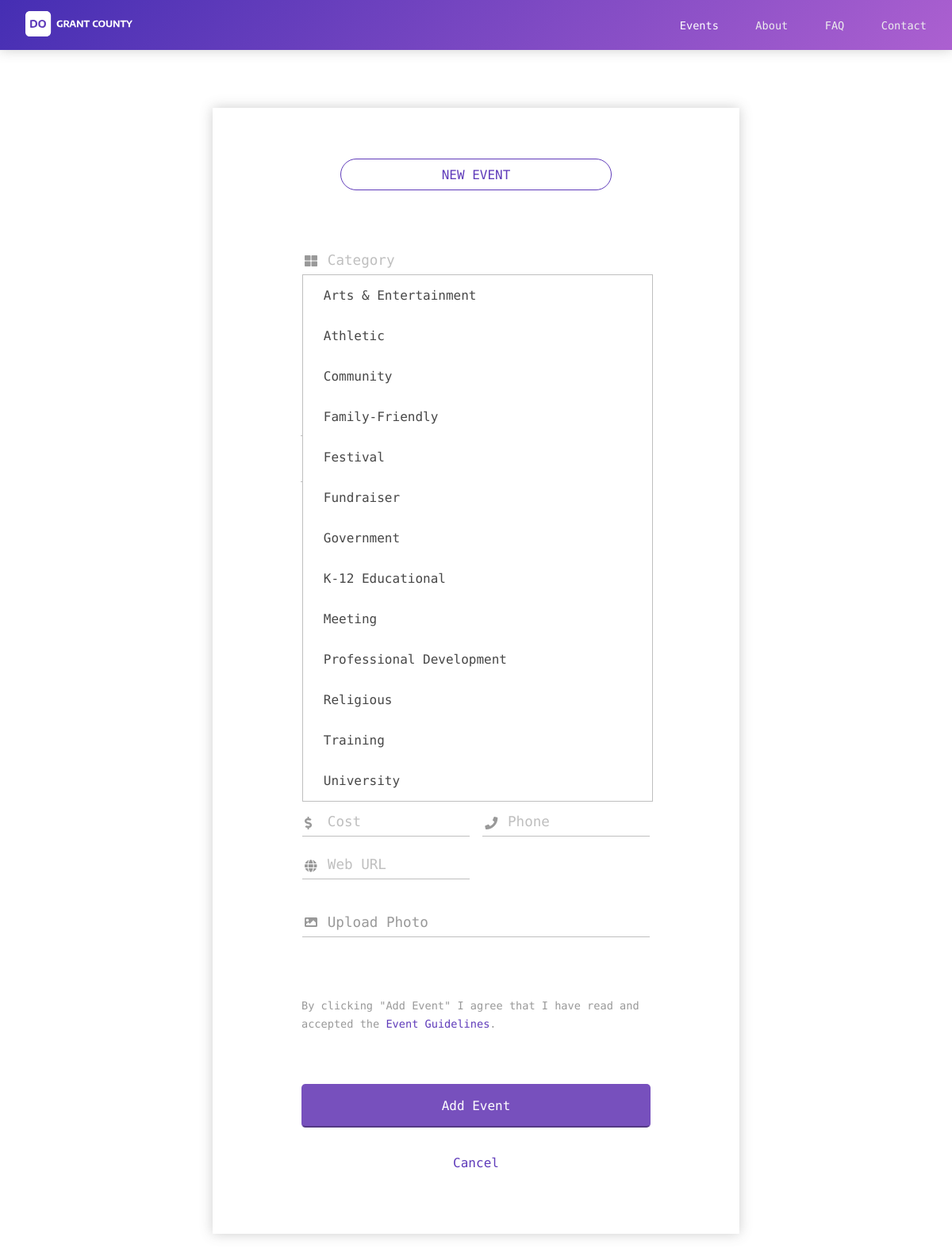
Screenshot of /update/events/new with the database file from the repository.
### tables this page shows
CREATE TABLE category
(
  id              VARCHAR(12) PRIMARY KEY, /* random */
  title           TEXT NOT NULL,
  created_at      DATETIME DEFAULT CURRENT_TIMESTAMP
);

### dograntcounty.py (the view, shortened to what this page needs)
@app.route('/update/events/new', methods=["GET", "POST"])
def update_new():
    global new_event
    today = datetime.datetime.today().strftime('%Y-%m-%d %H:%M:%S')
    start_time = '9:00'
    end_time = '10:00'
    form = NewEventForm(start_date=datetime.datetime.strptime(today, '%Y-%m-%d %H:%M:%S'),
                        end_date=datetime.datetime.strptime(today, '%Y-%m-%d %H:%M:%S'),
                        start_time=datetime.datetime.strptime(start_time, '%H:%M'),
                        end_time=datetime.datetime.strptime(end_time, '%H:%M'))
    return render_template('new-event.html', form=form, categories=db.categories())

### db.py (called while the page is built)
def connect_db():
    db_path = os.path.join(dograntcounty.app.root_path, DATABASE)
    connection = sqlite3.connect(db_path)
    connection.row_factory = sqlite3.Row
    return connection

def open_db_connection():
    g.db = connect_db()

def close_db_connection():
    db = getattr(g, 'db', None)
    if db is not None:
        db.close()

def categories():
    return g.db.execute('SELECT * FROM category ORDER BY title').fetchall()

### dograntcounty.py (called while the page is built)
@app.before_request
def before():
    db.open_db_connection()

@app.teardown_request
def after(exception):
    db.close_db_connection()

### templates/new-event.html (shortened to what this page needs)
{% extends 'base.html' %}
{% block content %}
    <div class="header">
        <div class="flex-box max-width margin-center margin-side">
            <div class="flex flex-center logo-bar">
                <a href="{{ url_for('index') }}"><img class="logo" alt="DO GRANTCOUNTY" src="/static/img/logo-white.svg"></a>
            </div>
            <div class="flex flex-center menu-bar desktop">
                <div class="menu now"><a href="{{ url_for('events') }}">Events</a></div>
                <div class="menu"><a href="{{ url_for('about') }}">About</a></div>
                <div class="menu"><a href="{{ url_for('faq') }}">FAQ</a></div>
                <div class="menu"><a href="{{ url_for('contact') }}">Contact</a></div>
            </div>
        </div>
    </div>
    <div class="background desktop">
    </div>
    <div class="page max-width margin-center">
        <div class="new">
            <h1><div>New Event</div></h1>
            <form method="POST" enctype="multipart/form-data">
                <div class="section">
                    <div class="flex-box-mobile icon icon-category">
                        <div class="flex">
                            <i class="fas fa-th-large"></i>
                            <div id="dropdown">
                                <div id="dropdown-selected">Category</div>
                                <div id="dropdown-options">
                                    {% for c in categories %}
                                    <div class="dropdown-option" data-value="{{ c.id }}">{{ c.title }}</div>
                                    {% endfor %}
                                </div>
                            </div>
                        </div>
                    </div>
                    <br>
                    <div class="flex-box-mobile icon">
                        <div class="flex text-right-mobile">{{ form.title(placeholder="Title", class="") }}</div>
                        <div class="flex text-left-mobile">{{ form.organization(placeholder="Host (Organization)", class="") }}</div>
                    </div>
                    <div class="flex-box-mobile icon">
                        <div class="flex">{{ form.description(placeholder="Description", class="") }}</div>
                    </div>
                    <div class="flex-box-mobile icon">
                        <div class="flex">{{ form.location(placeholder="Location (Address)", class="") }}</div>
                    </div>
                    <br>
                    <div class="flex-box-mobile icon">
                        <div class="flex text-right-mobile">{{ form.start_date(class_="", pattern="[0-9]{4}-[0-9]{2}-[0-9]{2}") }}</div>
                        <div class="flex text-left-mobile">{{ form.start_time(class="") }}</div>
                    </div>
                    <div class="flex-box-mobile icon">
                        <div class="flex text-right-mobile">{{ form.end_date(class_="", pattern="[0-9]{4}-[0-9]{2}-[0-9]{2}") }}</div>
                        <div class="flex text-left-mobile">{{ form.end_time(class="") }}</div>
                    </div>
                </div>
                <div class="section">
                    <div class="section-title">Contact</div>
                    <div class="flex-box-mobile icon">
                        <div class="flex text-right-mobile">{{ form.contact_name(placeholder="Name", class="") }}</div>
                        <div class="flex text-left-mobile">{{ form.contact_email(placeholder="Email", class="") }}</div>
                    </div>
                </div>
                <div class="section">
                    <div class="section-title">Optional</div>
                    <div class="flex-box-mobile icon">
                        <div class="flex text-right-mobile"><i class="fas fa-dollar-sign"></i>{{ form.cost(placeholder="Cost", class="") }}</div>
                        <div class="flex text-left-mobile"><i class="fas fa-phone"></i>{{ form.contact_phone(placeholder="Phone", class="") }}</div>
                    </div>
                    <div class="flex-box-mobile icon">
                        <div class="flex text-right-mobile"><i class="fas fa-globe"></i>{{ form.url(placeholder="Web URL", class="") }}</div>
                        <div class="flex text-left-mobile"></div>
                    </div>
                    <br>
                    <div class="flex-box-mobile">
                        <div class="flex">
                            <div id="upload-photo" onclick="upload_photo()"><i class="fas fa-image"></i>Upload Photo
                            </div>
                        </div>
                    </div>
                </div>
                <p class="term">By clicking "Add Event" I agree that I have read and accepted the <a class="link" target="_blank" href="{{ url_for('guidelines') }}">Event Guidelines</a>.</p>
                <div class="flex-box-mobile">
                    {{ form.submit(class="submit") }}
                </div>
                <br>
                <a href="{{ url_for('events') }}" class="link">Cancel</a>
            </form>
        </div>
    </div>
{% endblock %}

### static/css/prettydropdowns.css (style rules this page uses)
#dropdown { width: 90%; max-width: 27.4rem; -webkit-box-sizing: border-box; -moz-box-sizing: border-box; box-sizing: border-box; padding: 0; margin: 0.5rem; margin-top: 0.3rem; display: inline-block; }
#dropdown-selected { padding: 0.5rem 0.1rem; padding-left: 2rem; border-top: 1px solid transparent; border-bottom: 1px solid #bfbfbf; font-size: 1.1rem; color: #bfbfbf; cursor: pointer; text-align: left; }
#dropdown-options { margin-top: -1px; position: absolute; text-align: left; background: #fff; color: #222; border: 0.5px solid #bfbfbf; width: 90%; max-width: 27.5rem; z-index: 99; }
.dropdown-option { padding: 1rem 0.5rem; padding-left: 1.5rem; color: #474747; cursor: pointer; border-left: 2.5px solid transparent; }

### rows the page displays
category: title "Arts & Entertainment"
category: title "Athletic"
category: title "Community"
category: title "Family-Friendly"
category: title "Festival"
category: title "Fundraiser"
category: title "Government"
category: title "K-12 Educational"
category: title "Meeting"
category: title "Professional Development"
category: title "Religious"
category: title "Training"
category: title "University"
